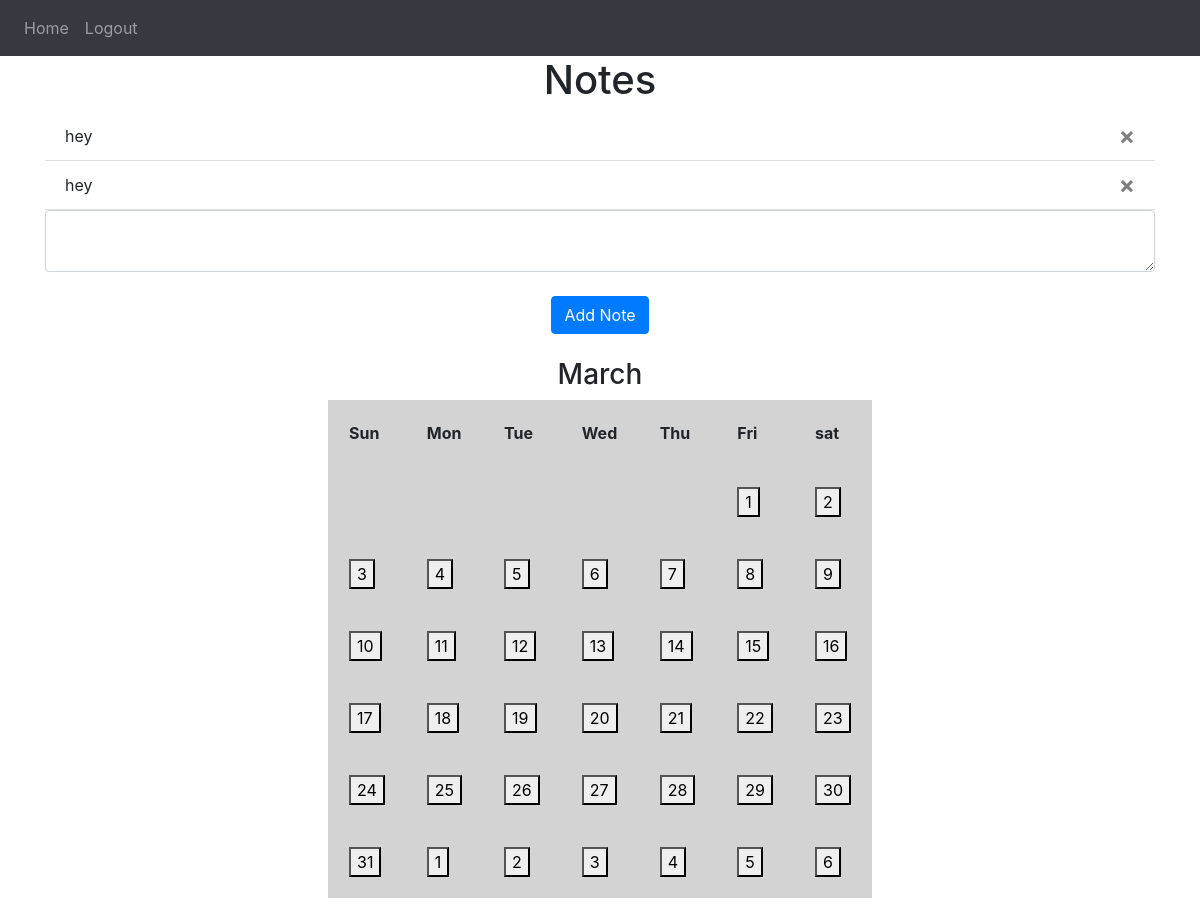
Page / (signed in) on the earlier database version.
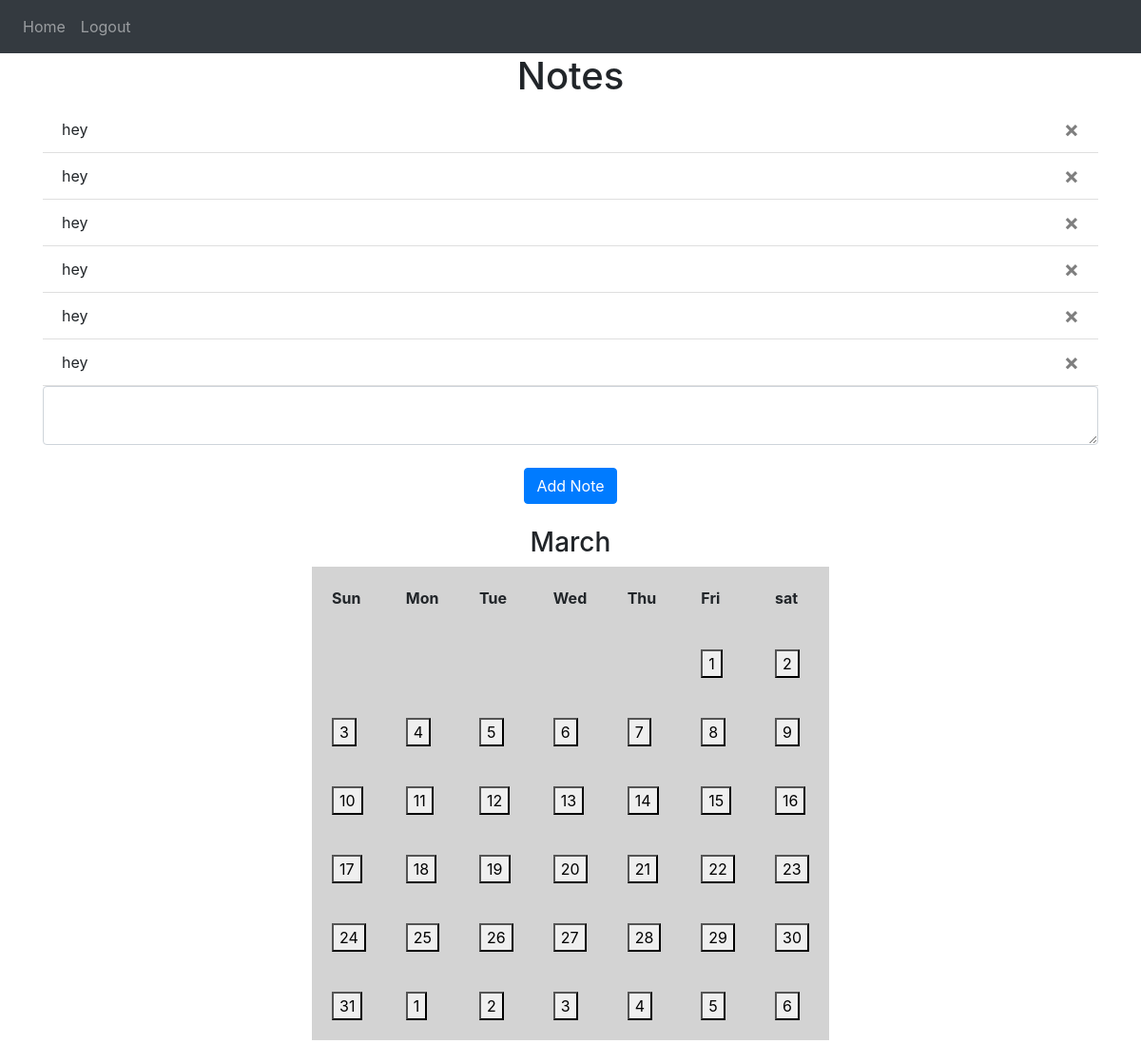
Same page on the later database version.
### website/models.py (models this page shows)
class Day(db.Model):
    date = 0
    meals = []
    water = 0
    data = "hey"
    id = db.Column(db.Integer, primary_key=True)
    user_id = db.Column(db.Integer, db.ForeignKey('user.id'))

### website/views.py (the view, shortened to what this page needs)
@views.route('/', methods=['GET', 'POST'])
@login_required
def home():
    return render_template("home.html", user=current_user)

### website/__init__.py (called while the page is built)
def create_app():
    app = Flask(__name__)
    app.config['SECRET_KEY'] = 'hjshjhdjah kjshkjdhjs'
    app.config['SQLALCHEMY_DATABASE_URI'] = f'sqlite:///{DB_NAME}'
    db.init_app(app)
    from .views import views
    from .auth import auth
    app.register_blueprint(views, url_prefix='/')
    app.register_blueprint(auth, url_prefix='/')
    from .models import User, Day
    with app.app_context():
        db.create_all()
    login_manager = LoginManager()
    login_manager.login_view = 'auth.login'
    login_manager.init_app(app)
    @login_manager.user_loader
    def load_user(id):
        return User.query.get(int(id))
    return app

### website/templates/home.html (shortened to what this page needs)
{% extends "base.html" %} {% block title %}Home{% endblock %} {% block content
    %}
    <h1 align="center">Notes</h1>
    <ul class="list-group list-group-flush" id="notes">
      {% for note in user.notes %}
      <li class="list-group-item">
        {{ note.data }}
        <button type="button" class="close" onClick="deleteNote({{ note.id }})">
          <span aria-hidden="true">&times;</span>
        </button>
      </li>
      {% endfor %}
    </ul>
    <form method="POST">
      <textarea name="note" id="note" class="form-control"></textarea>
      <br />
      <div align="center">
        <button type="submit" class="btn btn-primary">Add Note</button>
      </div>
    </form>
    <br>
    <h3 align="center">March</h3>
    <table bgcolor="lightgrey" align="center"
        cellspacing="21" cellpadding="21">
        <caption align="top">
        </caption>
        <thead>
            <tr>
                <th>Sun</th>
                <th>Mon</th>
                <th>Tue</th>
                <th>Wed</th>
                <th>Thu</th>
                <th>Fri</th>
                <th>sat</th>
            </tr>
        </thead>
        <tbody>
            <tr>
                <td></td>
                <td></td>
                <td></td>
                <td></td>
                <td></td>
                <td><button onClick="addDay(2024, 3, 1)">1</button></td>
                <td><button>2</button></td>
            </tr>
            <tr>
              <td><button>3</button></td>
              <td><button>4</button></td>
              <td><button>5</button></td>
              <td><button>6</button></td>
              <td><button>7</button></td>
              <td><button>8</button></td>
              <td><button>9</button></td>
            </tr>
            <tr>
              <td><button>10</button></td>
              <td><button>11</button></td>
              <td><button>12</button></td>
              <td><button>13</button></td>
              <td><button>14</button></td>
              <td><button>15</button></td>
              <td><button>16</button></td>
            </tr>
            <tr>
              <td><button>17</button></td>
              <td><button>18</button></td>
              <td><button>19</button></td>
              <td><button>20</button></td>
              <td><button>21</button></td>
              <td><button>22</button></td>
              <td><button>23</button></td>
            </tr>
            <tr>
              <td><button>24</button></td>
              <td><button>25</button></td>
              <td><button>26</button></td>
              <td><button>27</button></td>
              <td><button>28</button></td>
              <td><button>29</button></td>
              <td><button>30</button></td>
            </tr>
            <tr>
              <td><button>31</button></td>
              <td><button>1</button></td>
              <td><button>2</button></td>
              <td><button>3</button></td>
              <td><button>4</button></td>
              <td><button>5</button></td>
              <td><button>6</button></td>
            </tr>
        </tbody>
    </table>
    {% endblock %}

### website/templates/base.html (shortened to what this page needs)
<!DOCTYPE html>
<html>
  <head>
    <link
      rel="stylesheet"
      href="https://stackpath.bootstrapcdn.com/bootstrap/4.4.1/css/bootstrap.min.css"
    />
    <link
      rel="stylesheet"
      href="https://stackpath.bootstrapcdn.com/font-awesome/4.7.0/css/font-awesome.min.css"
    />
  </head>
  <body>
    <nav class="navbar navbar-expand-lg navbar-dark bg-dark">
      <div class="collapse navbar-collapse" id="navbar">
        <div class="navbar-nav">
          {% if user.is_authenticated %}
          <a class="nav-item nav-link" id="home" href="/">Home</a>
          <a class="nav-item nav-link" id="logout" href="/logout">Logout</a>
          {% else %}
          <a class="nav-item nav-link" id="login" href="/login">Login</a>
          <a class="nav-item nav-link" id="signUp" href="/sign-up">Sign Up</a>
          {% endif %}
        </div>
      </div>
    </nav>
    <div class="container">{% block content %} {% endblock %}</div>
  </body>
</html>

Differences in the rows shown:
added Day: data "hey"
added Day: data "hey"
added Day: data "hey"
added Day: data "hey"
